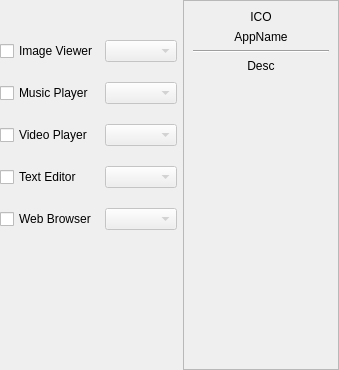
           <widget class="QWidget" name="page_2">
            <layout class="QGridLayout" name="gridLayout_7">
             <property name="verticalSpacing">
              <number>20</number>
             </property>
             <property name="margin">
              <number>0</number>
             </property>
             <item row="1" column="0">
              <widget class="QCheckBox" name="ch_app_image">
               <property name="text">
                <string>Image Viewer</string>
               </property>
              </widget>
             </item>
             <item row="3" column="1">
              <widget class="QComboBox" name="cb_app_video">
               <property name="enabled">
                <bool>false</bool>
               </property>
               <property name="sizePolicy">
                <sizepolicy hsizetype="Expanding" vsizetype="Fixed">
                 <horstretch>0</horstretch>
                 <verstretch>0</verstretch>
                </sizepolicy>
               </property>
              </widget>
             </item>
             <item row="4" column="0">
              <widget class="QCheckBox" name="ch_app_text">
               <property name="text">
                <string>Text Editor</string>
               </property>
              </widget>
             </item>
             <item row="4" column="1">
              <widget class="QComboBox" name="cb_app_text">
               <property name="enabled">
                <bool>false</bool>
               </property>
               <property name="sizePolicy">
                <sizepolicy hsizetype="Expanding" vsizetype="Fixed">
                 <horstretch>0</horstretch>
                 <verstretch>0</verstretch>
                </sizepolicy>
               </property>
              </widget>
             </item>
             <item row="3" column="0">
              <widget class="QCheckBox" name="ch_app_video">
               <property name="text">
                <string>Video Player</string>
               </property>
              </widget>
             </item>
             <item row="5" column="1">
              <widget class="QComboBox" name="cb_app_browser">
               <property name="enabled">
                <bool>false</bool>
               </property>
               <property name="sizePolicy">
                <sizepolicy hsizetype="Expanding" vsizetype="Fixed">
                 <horstretch>0</horstretch>
                 <verstretch>0</verstretch>
                </sizepolicy>
               </property>
              </widget>
             </item>
             <item row="2" column="0">
              <widget class="QCheckBox" name="ch_app_music">
               <property name="text">
                <string>Music Player</string>
               </property>
              </widget>
             </item>
             <item row="2" column="1">
              <widget class="QComboBox" name="cb_app_music">
               <property name="enabled">
                <bool>false</bool>
               </property>
               <property name="sizePolicy">
                <sizepolicy hsizetype="Expanding" vsizetype="Fixed">
                 <horstretch>0</horstretch>
                 <verstretch>0</verstretch>
                </sizepolicy>
               </property>
              </widget>
             </item>
             <item row="5" column="0">
              <widget class="QCheckBox" name="ch_app_browser">
               <property name="text">
                <string>Web Browser</string>
               </property>
              </widget>
             </item>
             <item row="6" column="1">
              <spacer name="verticalSpacer_8">
               <property name="orientation">
                <enum>Qt::Vertical</enum>
               </property>
               <property name="sizeHint" stdset="0">
                <size>
                 <width>20</width>
                 <height>114</height>
                </size>
               </property>
              </spacer>
             </item>
             <item row="1" column="1">
              <widget class="QComboBox" name="cb_app_image">
               <property name="enabled">
                <bool>false</bool>
               </property>
               <property name="sizePolicy">
                <sizepolicy hsizetype="Expanding" vsizetype="Fixed">
                 <horstretch>0</horstretch>
                 <verstretch>0</verstretch>
                </sizepolicy>
               </property>
              </widget>
             </item>
             <item row="0" column="1">
              <spacer name="verticalSpacer_9">
               <property name="orientation">
                <enum>Qt::Vertical</enum>
               </property>
               <property name="sizeType">
                <enum>QSizePolicy::Fixed</enum>
               </property>
               <property name="sizeHint" stdset="0">
                <size>
                 <width>20</width>
                 <height>20</height>
                </size>
               </property>
              </spacer>
             </item>
             <item row="0" column="2" rowspan="7">
              <widget class="QFrame" name="frame">
               <property name="minimumSize">
                <size>
                 <width>156</width>
                 <height>0</height>
                </size>
               </property>
               <property name="maximumSize">
                <size>
                 <width>156</width>
                 <height>16777215</height>
                </size>
               </property>
               <property name="frameShape">
                <enum>QFrame::StyledPanel</enum>
               </property>
               <property name="frameShadow">
                <enum>QFrame::Raised</enum>
               </property>
               <layout class="QVBoxLayout" name="verticalLayout_16">
                <item>
                 <widget class="QLabel" name="label">
                  <property name="text">
                   <string>ICO</string>
                  </property>
                  <property name="alignment">
                   <set>Qt::AlignCenter</set>
                  </property>
                 </widget>
                </item>
                <item>
                 <widget class="QLabel" name="label_3">
                  <property name="text">
                   <string>AppName</string>
                  </property>
                  <property name="alignment">
                   <set>Qt::AlignCenter</set>
                  </property>
                 </widget>
                </item>
                <item>
                 <widget class="Line" name="line_3">
                  <property name="orientation">
                   <enum>Qt::Horizontal</enum>
                  </property>
                 </widget>
                </item>
                <item>
                 <widget class="QLabel" name="label_4">
                  <property name="text">
                   <string>Desc</string>
                  </property>
                  <property name="alignment">
                   <set>Qt::AlignCenter</set>
                  </property>
                 </widget>
                </item>
                <item>
                 <spacer name="verticalSpacer_10">
                  <property name="orientation">
                   <enum>Qt::Vertical</enum>
                  </property>
                  <property name="sizeHint" stdset="0">
                   <size>
                    <width>20</width>
                    <height>287</height>
                   </size>
                  </property>
                 </spacer>
                </item>
               </layout>
              </widget>
             </item>
            </layout>
           </widget>
